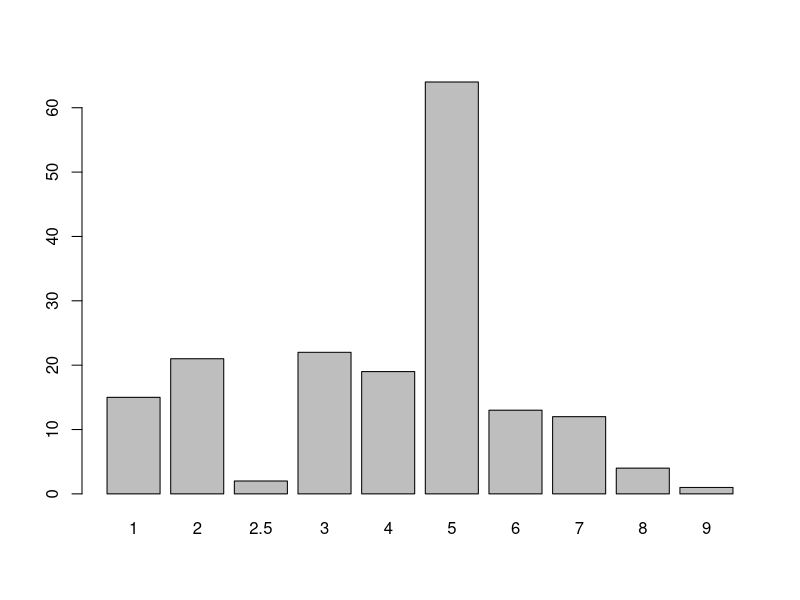
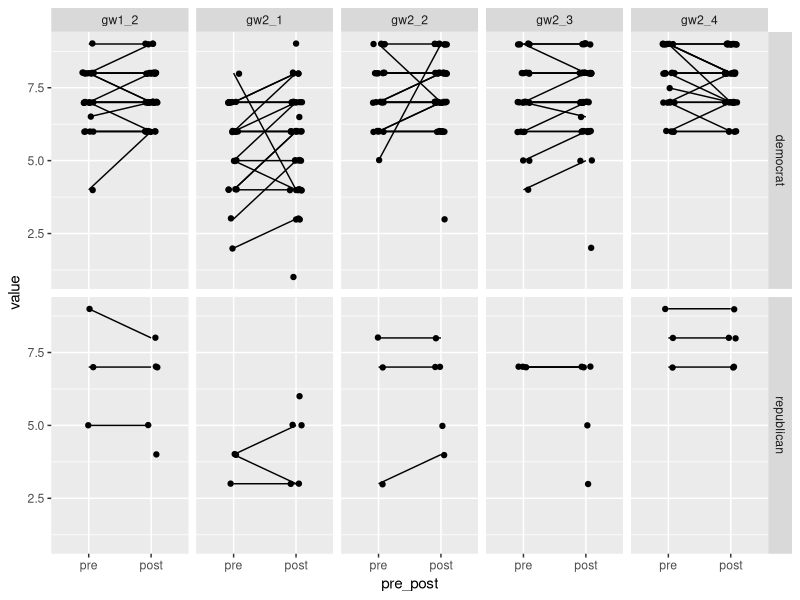

Write the R code that produced these figures, in order. (Note: this script raises an error after producing the figures.)
library(plyr)
library(dplyr)
library(ggplot2)
library(tidyr)
library(psych)
library(BayesFactor)
library(lme4)

# Experiment 2 ----
# I would like to check out this no-pretest control group, but not sure which col that is
exp2.1 = read.csv("UCp_mech_core_intervention_notext.csv")
exp2.1$sample = "UC-Berkeley"
exp2.2 = read.csv("UT_mech_core_intervention_notext.csv")
exp2.2$sample = "UT-Brownsville"
exp2.2 = separate(exp2.2, survey_number, c('f11', 'survey_number'), sep = "-")
exp2.2$survey_number = as.numeric(as.character(exp2.2$survey_number))
# We're gonna combine these data frames so let's make sure survey_number is distinct
intersect(exp2.1$survey_number, exp2.2$survey_number) # not distinct
exp2.2$survey_number = exp2.2$survey_number + 1000
intersect(exp2.1$survey_number, exp2.2$survey_number) # distinct

# Looks like only n_s == s has pre/post (altho sometimes pre-only?)
# n_s == n looks like the post-only control
table(exp2.1$n_s, exp2.1$survey_number)
table(exp2.2$n_s, exp2.2$survey_number)

# so for now let's restrict to pre/post like they report (altho pre-only comparison could be interesting)
exp2.1 = exp2.1 %>% select(X:reread, total.score, sample)
exp2.2 = exp2.2 %>% select(X:reread, total.score, sample)
exp2 = bind_rows(exp2.1, exp2.2)
exp2$pre_post = factor(exp2$pre_post, levels = c("pre", "post"))

table(exp2$conservative)
barplot(table(exp2$conservative))
table(exp2$party) # 8 republicans out of 175

exp2.flat = exp2 %>%
  gather(key = "question", value = "value", starts_with("gw"))
 
exp2.flat %>% 
  filter(party %in% c("democrat", "republican")) %>% 
  #separate(question, into = c("question", "time"), sep = -4) %>% 
  #filter(question %in% c("gw1_2_", "gw2_1_", "gw2_2_")) %>% 
  ggplot(aes(x = pre_post, y = value)) +
  geom_point(position = position_jitter(width = .1, height = .02)) +
  geom_line(aes(group = survey_number)) +
  facet_grid(party~question)

# Can i reproduce their analyses?
makeDiff = function(x) return(x[2] - x[1])
diffs = exp2 %>% 
  group_by(survey_number) %>% 
  summarize_each(funs(makeDiff), starts_with("gw"))
diffs$pre_post = "diff"
# names(diffs)[-1] = paste(names(diffs)[-1], "diff", sep = "_")
# exp2.diff = right_join(diffs, exp2, by = "survey_number") %>% 
#   filter(pre_post == "post", n_s == "s") %>% 
#   mutate(gw_composite_diff = gw1_2_diff + gw2_1_diff + gw2_2_diff + gw2_3_diff + gw2_4_diff)
# exp2 %>% filter(survey_number == 1) %>% select(starts_with("gw"),)
# exp2.diff %>% filter(survey_number == 1) %>% select(starts_with("gw"))

# TODO: double-check the direction of difference.
exp2 = bind_rows(exp2, diffs) %>% 
  arrange(survey_number) %>% 
  select(-X)
exp2 %>% select(survey_number, pre_post, starts_with("gw"))

exp2.diff = exp2 %>% 
  select(survey_number, pre_post, starts_with("gw")) %>% 
  filter(pre_post == "diff")

# t-tests -- something's not quite right
t.test(exp2.diff$gw1_2)
t.test(exp2.diff$gw2_1)
t.test(exp2.diff$gw2_2)
t.test(exp2.diff$gw2_3)
t.test(exp2.diff$gw2_4)
t.test(exp2.diff$gw_composite_diff)
t.test(exp2.diff$gw_composite_diff[exp2.diff$sample == "UC-Berkeley"]) # does not match
t.test(exp2.diff$gw_composite_diff[exp2.diff$sample == "UT-Brownsville"]) # approx match


# Bayes factor model?
# sum questions to make single outcome
# NOTE: MIGHT NOT WANT TO DO THIS. CHECK ITEM CODES AND MANUSCRIPT.
exp2 = exp2 %>% 
  mutate(gw_composite = gw1_2 + gw2_1 + gw2_2 + gw2_3 + gw2_4)
# Code and discard those who dropped out before post
exp2.bf = exp2 %>% 
  filter(n_s == "s") %>% 
  select(survey_number, gw_composite, pre_post, conservative) %>% 
  filter(complete.cases(.)) %>% 
  mutate(survey_number = as.factor(survey_number))
tab = table(exp2.bf$survey_number)
tab[tab == 1]
tab[tab == 1] %>% names
exp2.bf = exp2.bf %>% 
  filter(!survey_number %in% names(tab[tab==1])) %>% 
  as.data.frame()

# Could plot distribution of change scores given T1 score
# or distribution of change scores given conservative

# run BayesFactor models
exp2.m0 = lmBF(gw_composite ~ survey_number, data = exp2.bf)
exp2.m1 = lmBF(gw_composite ~ pre_post + survey_number, data = exp2.bf)
exp2.m2 = lmBF(gw_composite ~ conservative + survey_number, data = exp2.bf,
               iterations = 5e3)
exp2.m3 = lmBF(gw_composite ~ conservative + pre_post + survey_number, data = exp2.bf,
               iterations = 1e5)
exp2.m4 = lmBF(gw_composite ~ conservative * pre_post + survey_number, data = exp2.bf, 
               iterations = 1e5)

exp2.bayesResult = c(exp2.m0, exp2.m1, exp2.m2, exp2.m3, exp2.m4)
exp2.bayesResult
plot(exp2.bayesResult)

exp2.m4/exp2.m3 # evidence against interaction -- perhaps they are right

# TODO: run BayesFactor models with party code?

# Experiment 3 ----
exp3.1 = read.csv("UCo_mech_core_intervention_notext.csv") 
exp3.2 = read.csv("UCo_mech_full_intervention_notext.csv") 
# Pruning columns
exp3.1 = exp3.1 %>% 
  select(-starts_with("k1time"), -starts_with("k2time"), -starts_with("k3time"),
         -starts_with("codes."), -starts_with("coder."))
exp3.2 = exp3.2 %>% 
  select(-starts_with("k1time"), -starts_with("k2time"), -starts_with("k3time"),
         -starts_with("codes."), -starts_with("coder."),
         -starts_with("Q"))
exp3.1$sample = "core"
exp3.2$sample = "full"

exp3 = bind_rows(exp3.1, exp3.2)

table(exp3$social.cons, useNA='always')
barplot(table(exp3$social.cons, useNA = 'always'))
table(exp3$econ.cons, useNA='always')
barplot(table(exp3$econ.cons, useNA = 'always'))
table(exp3$party, useNA = 'always')
table(exp3$party.pre, useNA = 'always')



# Experiment 4 ----
exp4.1 = read.csv("cco_mech_core_intervention_notext.csv")
exp4.2 = read.csv("cco_mech_delayed_test_notext.csv")

table(exp4.1$party) # you guys only have 8 republicans in the whole sample
barplot(table(exp4.1$conserv), xlab = "conservatism") # sample leans left
table(exp4.1$party, exp4.1$conserv)

# are all the delayed people in the pre-post dataset?
intersect(exp4.1$subj_id, exp4.2$subj_id)
setdiff(exp4.1$subj_id, exp4.2$subj_id)
setdiff(exp4.2$subj_id, exp4.1$subj_id) # yes

exp4 = left_join(exp4.1, exp4.2, by = "subj_id") %>% 
  mutate(party_3lvl = mapvalues(party, 
                                c("democrat", "independent", "none", "other", "republican"),
                                c("democrat", "other", "other", "other", "republican")))

exp4 %>% 
  select(conserv, starts_with("gw")) %>% 
  cor(use = 'pairwise') %>% 
  round(3)

exp4.flat = exp4 %>% 
  select(subj_id, party, party_3lvl, conserv, starts_with("gw")) %>% 
  gather("question", "value", starts_with("gw")) %>% 
  separate(col = question, into = c("item", "time"), sep = -4) %>% 
  mutate(time = factor(time, levels = c("pre", "pst", "fol"))) 

exp4.flat %>% 
  filter(party %in% c("democrat", "republican")) %>% 
  ggplot(aes(x = time, y = value)) +
  geom_point(position = position_jitter(width = .15, height = .15), alpha = .4) +
  geom_line(aes(group = subj_id), alpha = .2, lwd = 2) +
  facet_grid(party ~ item)

exp4.flat %>% 
  ggplot(aes(x = time, y = value)) +
  geom_point(position = position_jitter(width = .15, height = .15), alpha = .4) +
  geom_line(aes(group = subj_id), alpha = .2, lwd = 2) +
  facet_grid(party_3lvl ~ item)

exp4.flat %>% 
  ggplot(aes(x = value, fill = party)) +
  geom_bar() +
  facet_grid(item~time) +
  scale_x_discrete(limits = 1:9)

# This is the good plot
exp4.1 %>% 
  filter(party %in% c("democrat", "republican")) %>% 
  gather(key = "question", value = "value", starts_with("gw")) %>% 
  separate(question, into = c("question", "time"), sep = -4) %>% 
  filter(question %in% c("gw1_2_", "gw2_1_", "gw2_2_")) %>% 
  ggplot(aes(x = time, y = value)) +
  geom_point(position = position_jitter(width = .1, height = .02)) +
  geom_line(aes(group = subj_id)) +
  facet_grid(party~question)

# Why does this look like it has more datapoints? What does this show us?
exp4.1 %>% 
  filter(party %in% c("democrat", "republican")) %>% 
  gather(key = "question", value = "value", starts_with("gw")) %>% 
  separate(question, into = c("question", "time"), sep = -4) %>% 
  ggplot(aes(x = time, y = value, col = party)) +
  geom_point(position = position_jitter(width = .2, height = .5)) +
  geom_line(aes(group = subj_id)) +
  facet_wrap(~question)

# Bayesian models
temp = exp4.flat %>% 
  group_by(subj_id, party, party_3lvl, conserv, time) %>% 
  summarise(value = sum(value)) 

exp4.bf = exp4.flat %>% 
  left_join(exp4.bf)
  group_by() %>% 
  #filter(complete.cases(.)) %>% 
  mutate(subj_id = as.factor(subj_id)) %>% 
  as.data.frame


# Experiment 5 ----
# No political information
exp5 = read.csv("HS_mech+stats_full_intervention.csv")
exp5$time = factor(exp5$time, levels = c("pre", "post", "followup"))

exp5 %>% 
  gather(question, value, GW1:GW4) %>% 
  ggplot(aes(x = time, y = value)) +
  geom_point() +
  geom_line(aes(group = Code)) +
  facet_wrap(~question)
